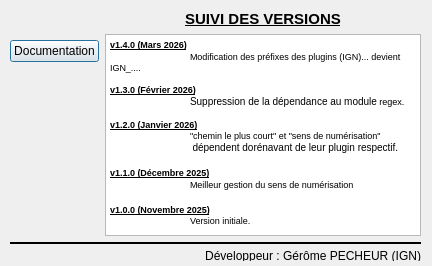
<?xml version="1.0" encoding="UTF-8"?>
<ui version="4.0">
 <class>DialogAide</class>
 <widget class="QDialog" name="DialogAide">
  <property name="geometry">
   <rect>
    <x>0</x>
    <y>0</y>
    <width>432</width>
    <height>266</height>
   </rect>
  </property>
  <property name="minimumSize">
   <size>
    <width>432</width>
    <height>266</height>
   </size>
  </property>
  <property name="maximumSize">
   <size>
    <width>432</width>
    <height>266</height>
   </size>
  </property>
  <property name="windowTitle">
   <string>A propos du plugin</string>
  </property>
  <property name="windowIcon">
   <iconset>
    <normaloff>icons/icon_principal.PNG</normaloff>icons/icon_principal.PNG</iconset>
  </property>
  <widget class="QWidget" name="">
   <property name="geometry">
    <rect>
     <x>10</x>
     <y>10</y>
     <width>411</width>
     <height>251</height>
    </rect>
   </property>
   <layout class="QGridLayout" name="gridLayout">
    <item row="0" column="0" rowspan="2">
     <widget class="QLabel" name="label_2">
      <property name="sizePolicy">
       <sizepolicy hsizetype="Minimum" vsizetype="Fixed">
        <horstretch>0</horstretch>
        <verstretch>0</verstretch>
       </sizepolicy>
      </property>
      <property name="minimumSize">
       <size>
        <width>0</width>
        <height>0</height>
       </size>
      </property>
      <property name="maximumSize">
       <size>
        <width>100</width>
        <height>100</height>
       </size>
      </property>
      <property name="baseSize">
       <size>
        <width>0</width>
        <height>0</height>
       </size>
      </property>
      <property name="text">
       <string/>
      </property>
      <property name="pixmap">
       <pixmap>icons/logo_IGN.png</pixmap>
      </property>
      <property name="scaledContents">
       <bool>true</bool>
      </property>
      <property name="alignment">
       <set>Qt::AlignCenter</set>
      </property>
     </widget>
    </item>
    <item row="0" column="1">
     <widget class="QLabel" name="label">
      <property name="font">
       <font>
        <pointsize>11</pointsize>
        <weight>75</weight>
        <bold>true</bold>
        <underline>true</underline>
       </font>
      </property>
      <property name="text">
       <string>SUIVI DES VERSIONS</string>
      </property>
      <property name="alignment">
       <set>Qt::AlignCenter</set>
      </property>
     </widget>
    </item>
    <item row="1" column="1" rowspan="3">
     <widget class="QTextEdit" name="textEdit">
      <property name="readOnly">
       <bool>true</bool>
      </property>
      <property name="html">
       <string>&lt;!DOCTYPE HTML PUBLIC &quot;-//W3C//DTD HTML 4.0//EN&quot; &quot;http://www.w3.org/TR/REC-html40/strict.dtd&quot;&gt;
&lt;html&gt;&lt;head&gt;&lt;meta name=&quot;qrichtext&quot; content=&quot;1&quot; /&gt;&lt;style type=&quot;text/css&quot;&gt;
p, li { white-space: pre-wrap; }
&lt;/style&gt;&lt;/head&gt;&lt;body style=&quot; font-family:'MS Shell Dlg 2'; font-size:7.8pt; font-weight:400; font-style:normal;&quot;&gt;
&lt;p style=&quot; margin-top:0px; margin-bottom:0px; margin-left:0px; margin-right:0px; -qt-block-indent:0; text-indent:0px;&quot;&gt;&lt;span style=&quot; font-size:7pt; font-weight:600; text-decoration: underline;&quot;&gt;v1.4.0 (Mars 2026)&lt;/span&gt;&lt;/p&gt;
&lt;p style=&quot; margin-top:0px; margin-bottom:0px; margin-left:0px; margin-right:0px; -qt-block-indent:0; text-indent:0px;&quot;&gt;	&lt;span style=&quot; font-size:7pt;&quot;&gt;Modification des préfixes des plugins (IGN)... devient IGN_....&lt;/span&gt;&lt;/p&gt;
&lt;p style=&quot;-qt-paragraph-type:empty; margin-top:0px; margin-bottom:0px; margin-left:0px; margin-right:0px; -qt-block-indent:0; text-indent:0px; font-size:7pt;&quot;&gt;&lt;br /&gt;&lt;/p&gt;
&lt;p style=&quot; margin-top:0px; margin-bottom:0px; margin-left:0px; margin-right:0px; -qt-block-indent:0; text-indent:0px;&quot;&gt;&lt;span style=&quot; font-size:7pt; font-weight:600; text-decoration: underline;&quot;&gt;v1.3.0 (Février 2026)&lt;/span&gt;&lt;/p&gt;
&lt;p style=&quot; margin-top:0px; margin-bottom:0px; margin-left:0px; margin-right:0px; -qt-block-indent:0; text-indent:0px;&quot;&gt;	Suppression de la dépendance au module&lt;span style=&quot; font-size:7pt;&quot;&gt; regex.&lt;/span&gt;&lt;/p&gt;
&lt;p style=&quot;-qt-paragraph-type:empty; margin-top:0px; margin-bottom:0px; margin-left:0px; margin-right:0px; -qt-block-indent:0; text-indent:0px; font-size:7pt;&quot;&gt;&lt;br /&gt;&lt;/p&gt;
&lt;p style=&quot; margin-top:0px; margin-bottom:0px; margin-left:0px; margin-right:0px; -qt-block-indent:0; text-indent:0px;&quot;&gt;&lt;span style=&quot; font-size:7pt; font-weight:600; text-decoration: underline;&quot;&gt;v1.2.0 (Janvier 2026)&lt;/span&gt;&lt;/p&gt;
&lt;p style=&quot; margin-top:0px; margin-bottom:0px; margin-left:0px; margin-right:0px; -qt-block-indent:0; text-indent:0px;&quot;&gt;&lt;span style=&quot; font-size:7pt;&quot;&gt;	&amp;quot;chemin le plus court&amp;quot; et &amp;quot;sens de numérisation&amp;quot;&lt;/span&gt;&lt;/p&gt;
&lt;p style=&quot; margin-top:0px; margin-bottom:0px; margin-left:0px; margin-right:0px; -qt-block-indent:0; text-indent:0px;&quot;&gt;&lt;span style=&quot; font-size:7pt;&quot;&gt;	 &lt;/span&gt;dépendent dorénavant de leur plugin respectif.&lt;/p&gt;
&lt;p style=&quot;-qt-paragraph-type:empty; margin-top:0px; margin-bottom:0px; margin-left:0px; margin-right:0px; -qt-block-indent:0; text-indent:0px;&quot;&gt;&lt;br /&gt;&lt;/p&gt;
&lt;p style=&quot; margin-top:0px; margin-bottom:0px; margin-left:0px; margin-right:0px; -qt-block-indent:0; text-indent:0px;&quot;&gt;&lt;span style=&quot; font-size:7pt; font-weight:600; text-decoration: underline;&quot;&gt;v1.1.0 (Décembre 2025)&lt;/span&gt;&lt;/p&gt;
&lt;p style=&quot; margin-top:0px; margin-bottom:0px; margin-left:0px; margin-right:0px; -qt-block-indent:0; text-indent:0px;&quot;&gt;	&lt;span style=&quot; font-size:7pt;&quot;&gt;Meilleur gestion du sens de numérisation&lt;/span&gt;&lt;/p&gt;
&lt;p style=&quot;-qt-paragraph-type:empty; margin-top:0px; margin-bottom:0px; margin-left:0px; margin-right:0px; -qt-block-indent:0; text-indent:0px;&quot;&gt;&lt;br /&gt;&lt;/p&gt;
&lt;p style=&quot; margin-top:0px; margin-bottom:0px; margin-left:0px; margin-right:0px; -qt-block-indent:0; text-indent:0px;&quot;&gt;&lt;span style=&quot; font-size:7pt; font-weight:600; text-decoration: underline;&quot;&gt;v1.0.0 (Novembre 2025)&lt;/span&gt;&lt;/p&gt;
&lt;p style=&quot; margin-top:0px; margin-bottom:0px; margin-left:0px; margin-right:0px; -qt-block-indent:0; text-indent:0px;&quot;&gt;&lt;span style=&quot; font-size:7pt;&quot;&gt;	Version initiale.&lt;/span&gt;&lt;/p&gt;&lt;/body&gt;&lt;/html&gt;</string>
      </property>
     </widget>
    </item>
    <item row="2" column="0">
     <widget class="QPushButton" name="pushButtonAffichedoc">
      <property name="text">
       <string>Documentation</string>
      </property>
     </widget>
    </item>
    <item row="3" column="0">
     <spacer name="verticalSpacer">
      <property name="orientation">
       <enum>Qt::Vertical</enum>
      </property>
      <property name="sizeHint" stdset="0">
       <size>
        <width>20</width>
        <height>40</height>
       </size>
      </property>
     </spacer>
    </item>
    <item row="4" column="0" colspan="2">
     <widget class="Line" name="line">
      <property name="frameShadow">
       <enum>QFrame::Plain</enum>
      </property>
      <property name="lineWidth">
       <number>2</number>
      </property>
      <property name="orientation">
       <enum>Qt::Horizontal</enum>
      </property>
     </widget>
    </item>
    <item row="5" column="0" colspan="2">
     <widget class="QLabel" name="label_4">
      <property name="maximumSize">
       <size>
        <width>16777215</width>
        <height>10</height>
       </size>
      </property>
      <property name="text">
       <string>Développeur : Gérôme PECHEUR (IGN)</string>
      </property>
      <property name="alignment">
       <set>Qt::AlignRight|Qt::AlignTrailing|Qt::AlignVCenter</set>
      </property>
     </widget>
    </item>
   </layout>
  </widget>
 </widget>
 <resources/>
 <connections/>
</ui>
